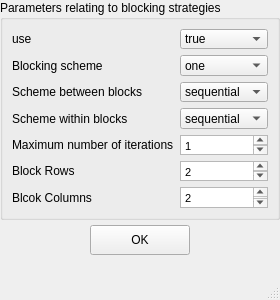
<?xml version="1.0" encoding="UTF-8"?>
<ui version="4.0">
 <class>MainWindow</class>
 <widget class="QMainWindow" name="MainWindow">
  <property name="geometry">
   <rect>
    <x>0</x>
    <y>0</y>
    <width>280</width>
    <height>300</height>
   </rect>
  </property>
  <property name="windowTitle">
   <string>MainWindow</string>
  </property>
  <widget class="QWidget" name="centralwidget">
   <widget class="QGroupBox" name="groupBox">
    <property name="geometry">
     <rect>
      <x>0</x>
      <y>0</y>
      <width>280</width>
      <height>220</height>
     </rect>
    </property>
    <property name="title">
     <string>Parameters relating to blocking strategies</string>
    </property>
    <layout class="QFormLayout" name="formLayout">
     <item row="0" column="0">
      <widget class="QLabel" name="label">
       <property name="text">
        <string>use</string>
       </property>
      </widget>
     </item>
     <item row="0" column="1">
      <widget class="QComboBox" name="blocking_switch">
       <item>
        <property name="text">
         <string>true</string>
        </property>
       </item>
       <item>
        <property name="text">
         <string>false</string>
        </property>
       </item>
      </widget>
     </item>
     <item row="1" column="0">
      <widget class="QLabel" name="label_2">
       <property name="text">
        <string>Blocking scheme</string>
       </property>
      </widget>
     </item>
     <item row="1" column="1">
      <widget class="QComboBox" name="blocking_scheme">
       <item>
        <property name="text">
         <string>one</string>
        </property>
       </item>
       <item>
        <property name="text">
         <string>single_view</string>
        </property>
       </item>
       <item>
        <property name="text">
         <string>greedy</string>
        </property>
       </item>
       <item>
        <property name="text">
         <string>divide</string>
        </property>
       </item>
       <item>
        <property name="text">
         <string>split</string>
        </property>
       </item>
       <item>
        <property name="text">
         <string>orthogonal</string>
        </property>
       </item>
      </widget>
     </item>
     <item row="2" column="0">
      <widget class="QLabel" name="label_3">
       <property name="text">
        <string>Scheme between blocks</string>
       </property>
      </widget>
     </item>
     <item row="2" column="1">
      <widget class="QComboBox" name="between_blocks_scheme">
       <item>
        <property name="text">
         <string>sequential</string>
        </property>
       </item>
       <item>
        <property name="text">
         <string>averaged</string>
        </property>
       </item>
      </widget>
     </item>
     <item row="3" column="0">
      <widget class="QLabel" name="label_4">
       <property name="text">
        <string>Scheme within blocks</string>
       </property>
      </widget>
     </item>
     <item row="3" column="1">
      <widget class="QComboBox" name="within_blocks_scheme">
       <item>
        <property name="text">
         <string>sequential</string>
        </property>
       </item>
       <item>
        <property name="text">
         <string>none</string>
        </property>
       </item>
      </widget>
     </item>
     <item row="4" column="1">
      <widget class="QTextEdit" name="block_maxiter">
       <property name="html">
        <string>&lt;!DOCTYPE HTML PUBLIC &quot;-//W3C//DTD HTML 4.0//EN&quot; &quot;http://www.w3.org/TR/REC-html40/strict.dtd&quot;&gt;
&lt;html&gt;&lt;head&gt;&lt;meta name=&quot;qrichtext&quot; content=&quot;1&quot; /&gt;&lt;style type=&quot;text/css&quot;&gt;
p, li { white-space: pre-wrap; }
&lt;/style&gt;&lt;/head&gt;&lt;body style=&quot; font-family:'MS Shell Dlg 2'; font-size:8.25pt; font-weight:400; font-style:normal;&quot;&gt;
&lt;p style=&quot; margin-top:0px; margin-bottom:0px; margin-left:0px; margin-right:0px; -qt-block-indent:0; text-indent:0px;&quot;&gt;1&lt;/p&gt;&lt;/body&gt;&lt;/html&gt;</string>
       </property>
      </widget>
     </item>
     <item row="4" column="0">
      <widget class="QLabel" name="label_5">
       <property name="text">
        <string>Maximum number of iterations</string>
       </property>
      </widget>
     </item>
     <item row="5" column="0">
      <widget class="QLabel" name="label_6">
       <property name="text">
        <string>Block Rows</string>
       </property>
      </widget>
     </item>
     <item row="6" column="0">
      <widget class="QLabel" name="label_7">
       <property name="text">
        <string>Blcok Columns</string>
       </property>
      </widget>
     </item>
     <item row="5" column="1">
      <widget class="QTextEdit" name="block_rows">
       <property name="html">
        <string>&lt;!DOCTYPE HTML PUBLIC &quot;-//W3C//DTD HTML 4.0//EN&quot; &quot;http://www.w3.org/TR/REC-html40/strict.dtd&quot;&gt;
&lt;html&gt;&lt;head&gt;&lt;meta name=&quot;qrichtext&quot; content=&quot;1&quot; /&gt;&lt;style type=&quot;text/css&quot;&gt;
p, li { white-space: pre-wrap; }
&lt;/style&gt;&lt;/head&gt;&lt;body style=&quot; font-family:'MS Shell Dlg 2'; font-size:8.25pt; font-weight:400; font-style:normal;&quot;&gt;
&lt;p style=&quot; margin-top:0px; margin-bottom:0px; margin-left:0px; margin-right:0px; -qt-block-indent:0; text-indent:0px;&quot;&gt;2&lt;/p&gt;&lt;/body&gt;&lt;/html&gt;</string>
       </property>
      </widget>
     </item>
     <item row="6" column="1">
      <widget class="QTextEdit" name="block_cols">
       <property name="html">
        <string>&lt;!DOCTYPE HTML PUBLIC &quot;-//W3C//DTD HTML 4.0//EN&quot; &quot;http://www.w3.org/TR/REC-html40/strict.dtd&quot;&gt;
&lt;html&gt;&lt;head&gt;&lt;meta name=&quot;qrichtext&quot; content=&quot;1&quot; /&gt;&lt;style type=&quot;text/css&quot;&gt;
p, li { white-space: pre-wrap; }
&lt;/style&gt;&lt;/head&gt;&lt;body style=&quot; font-family:'MS Shell Dlg 2'; font-size:8.25pt; font-weight:400; font-style:normal;&quot;&gt;
&lt;p style=&quot; margin-top:0px; margin-bottom:0px; margin-left:0px; margin-right:0px; -qt-block-indent:0; text-indent:0px;&quot;&gt;2&lt;/p&gt;&lt;/body&gt;&lt;/html&gt;</string>
       </property>
      </widget>
     </item>
    </layout>
   </widget>
   <widget class="QPushButton" name="okButton">
    <property name="geometry">
     <rect>
      <x>90</x>
      <y>225</y>
      <width>100</width>
      <height>30</height>
     </rect>
    </property>
    <property name="text">
     <string>OK</string>
    </property>
   </widget>
  </widget>
  <widget class="QMenuBar" name="menubar">
   <property name="geometry">
    <rect>
     <x>0</x>
     <y>0</y>
     <width>280</width>
     <height>21</height>
    </rect>
   </property>
  </widget>
  <widget class="QStatusBar" name="statusbar"/>
 </widget>
 <resources/>
 <connections/>
</ui>
